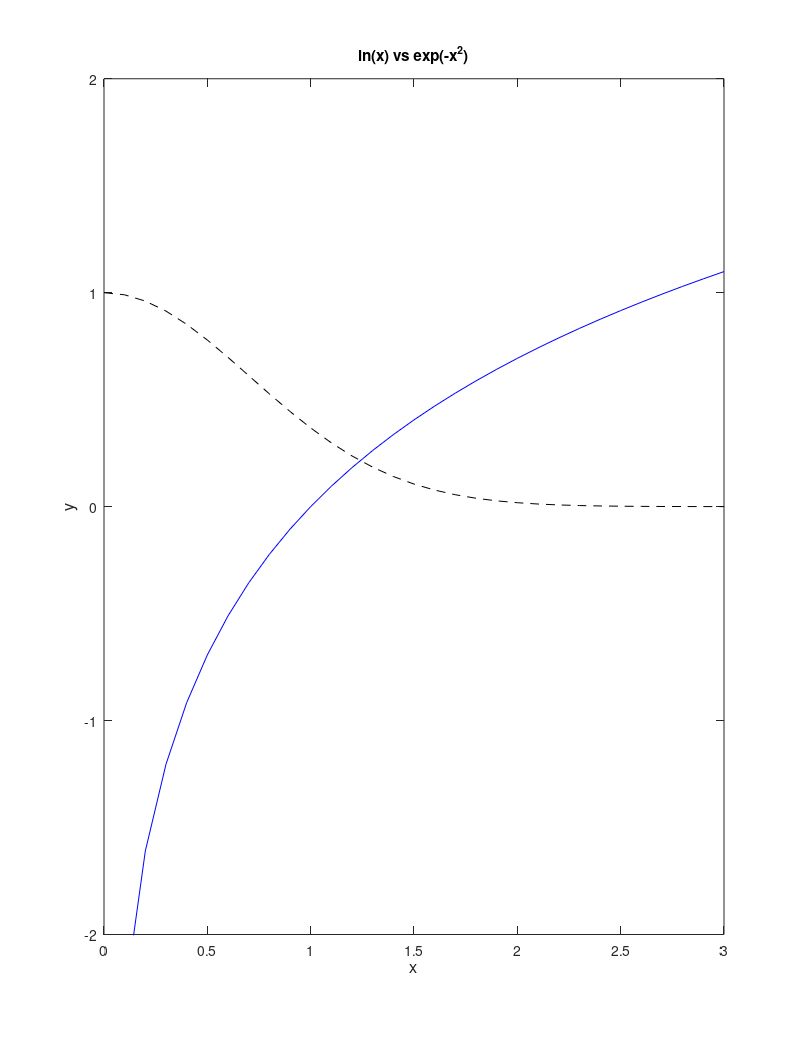

MATLAB code for this plot: (Note: this script raises an error after producing the figure.)
% Appendix A #: 1,2,3,4,6,7,12,13,18 AND Chapter 1 #: 3,4,19,22,26.
%% Appendix A Problems
fprintf('Appendix A\n')
%% 1
fprintf('Problem 1\n')
clear all;
pi+exp(1)+log(4)
format long
pi+exp(3)+log(1/2)
x=-2:.1:pi/2;
eq1=x.^2-1+sin(x);
plot(x,eq1)
plot(x,eq1,'b--','LineWidth',3)

xlabel('x','Fontsize',12), ylabel('y','Fontsize',12)
legend('x^2-1+sin(x)')
title('A basic plot')
axis([-2 pi/2 -1.5 1.5])
f=sqrt(x+2)+log(x+2); %note that log(x) is ln(x) in MATLAB
plot(x,f)
plot(x,eq1,'b-',x,f,'m.')
xlabel('x','Fontsize',12), ylabel('y','Fontsize',12)
title('Superimposed plots')
legend('x^2-1+sin(x)','sqrt(x+2)+log(x+2)')
axis([-2 1 -1.5 2])
x=0:.1:3;
eq2=log(x);
eq3=exp(-x.^2);
plot(x,eq2,'b')
hold on
plot(x,eq3,'k--')
xlabel('x','Fontsize',12), ylabel('y','Fontsize',12)
axis([0 3 -2 2]), title('ln(x) vs exp(-x^2)')
hold off %anything that follows will not be superimposed
orient tall %makes picture take up full page when you print

%% 2
fprintf('Problem 2 \n')
clear all;
syms x;
f(x)=x^4+2*x^3-8*x^2;
f(3);
subs(f(x),x,3);
eq1=solve(f(x),x);
eq1(4);
factor(f(x));
g(x)=1-x^2;
f(x)*g(x);
factor(f(x)*g(x));
f(x)/x;
simplify(f(x)/x);
h(x)=x^2+2*x+4;
solve(h(x),x);
eq2=solve(h(x),x);
eq2(1);
real(eq2(1));
imag(eq2(1));
2*i+eq2(1);
eval(2*i+eq2(1));
eq1=x^4+3*x^2-7*x+6;
solve(eq1);
%Next 2 lines find roots numerically w/o Symbolic Math Toolbox
p=[1 0 3 -7 6]; % Coefficients of polynomial
roots(p);

%% 3
fprintf('Problem 3 \n')
clear all;
SineTaylorSeries(2,3)
SineTaylorSeries(3,6)
SineTaylorSeries(8,10)

%% 4
fprintf('Problem 4 \n')
clear all;
format long
exp(pi)
pi.^exp(1)
fprintf("e^pi = %12.12f is larger than pi^(e^1) = %12.12f", exp(pi), pi.^exp(1))

%% 6
fprintf('Problem 6 \n')
clear all;
x=-3*pi:0.1:3*pi;
y=sin(2*x);
plot(x,y,"r:")

xlabel('x','Fontsize',12); 
ylabel('y','Fontsize',12);
title('Problem 6');
legend('y=sin(2x)')
orient tall

%% 7
fprintf('Problem 7 \n')
clear all;
x=-1:0.1:3;
y= (1-x).^2-2;
plot(x,y, "c-.")

xlabel('x','Fontsize',12); 
ylabel('y','Fontsize',12);
title('Problem 7');
legend('y=(1-x)^2-2')
orient tall

%% 12
fprintf('Problem 12 \n')
clear all;
x= -2*pi:0.1:2*pi
y1= sin(x)
y2= sin(2*x)
y3= cos(x)
y4= cos(2*x)

subplot(2,2,1),plot(x,y1)
xlabel('x','Fontsize',12); 
ylabel('y','Fontsize',12);
legend('y=sin(x)')

subplot(2,2,2),plot(x,y2)
xlabel('x','Fontsize',12); 
ylabel('y','Fontsize',12);
legend('y=sin(2x)')

subplot(2,2,3),plot(x,y3)
xlabel('x','Fontsize',12); 
ylabel('y','Fontsize',12);
legend('y=cos(x)')

subplot(2,2,4),plot(x,y4)
xlabel('x','Fontsize',12); 
ylabel('y','Fontsize',12);
legend('y=cos(2x)')

%% 13
fprintf('Problem 13 \n')
clear all;
x= 0.1:0.1:10
y= atan(x)
plot(x,y, 'r-')
xlabel('x','Fontsize',12); 
ylabel('y','Fontsize',12);
legend('y=arctan(x)')

hold on
x= 0.1:0.1:10
y= sin(x.^(-1))
plot(x,y, 'c-')
xlabel('x','Fontsize',12); 
ylabel('y','Fontsize',12);
legend('y=arctan(x)','y=sin(1/x)')
hold off

%% 18
fprintf('Problem 18 \n')
clear all;
InfSeries(100);
InfSeries(1000);
InfSeries(10);
InfSeries(000);

%% Chapter 1 Problems

%% 3
fprintf('Problem 3 \n')
clear all;
[X,Y]=meshgrid(-2:.01:2,-2:.01:2);
Z=-1./X+2./X.^2+1./Y-1./Y.^3;
contour(X,Y,Z,[-5 -5])
[C,h]=contour(X,Y,Z,[-5 -5]);
clabel(C,h)
axis([-2 2 0 0.6])
xlabel('x'), ylabel('y')
title('Implicit Plot with C=-5')
[C,h]=contour(X,Y,Z,[-10,2,6,50]);
clabel(C,h)
xlabel('x'), ylabel('y')
title('Implicit Plot with C=-10,2,6,50')

%% 4
fprintf('Problem 4 \n')
clear all;
[x,y]=ode45(@Example4,[0,4],10);
plot(x,y)
subplot(2,1,1),plot(x,y)
title('Numerical Approximation of Soln of (x.^2+1)y{\prime}+4xy=x, y(0)=10')
xlabel('x'), ylabel('y')
x1=0:.1:4;
y1=((1/4)*x1.^4+(1/2)*x1.^2+10)./(x1.^2+1).^2;
subplot(2,1,2),plot(x1,y1,'k')
title('Closed Form Soln of (x.^2+1)y{\prime}+4xy=x,y(0)=10')
xlabel('x'), ylabel('y')

%% 19
fprintf('Problem 19 \n')
clear all;
syms x;
y(x)=sin(x)+2*cos(x);
dy(x)=diff(y(x));
d2y(x)=diff(dy(x));
solution = d2y(x) + y(x);
fprintf('Since the second dervative of y is %s and the y is %s,\n the solution of %s is equal to 0 because they cancel out, so there is a solution \n on (-inf, inf) to d^2y/dx^2 + y = 0. \n', d2y(x), y(x), solution)

%% 22
fprintf('Problem 22 \n')
clear all;
syms x;
y(x)= int(sin(x.^2),x);
x=0:0.01:4;
plot(x,y(x))
xlabel('x','Fontsize',12); 
ylabel('y','Fontsize',12);

%% 26
fprintf('Problem 26 \n')
clear all;
%syms x y(x) C ;

%eq2=y(x)+x*diff(y(x),x)-(y(x)/(2*y(x)-1));
%sol2=(x+(x.^2-C).^(1./2))./(2*x);

clear all;
syms X Y Z;
[X,Y]=meshgrid(-10:.1:10,-10:0.1:10);
Z=(X.^2)-(2.*X.*Y-X.^2).^2;

[C,h]=contour(X,Y,Z,[1,4,8]);
clabel(C,h)
xlabel('x'), ylabel('y')
title('Implicit Plot with C=1,4,8')



